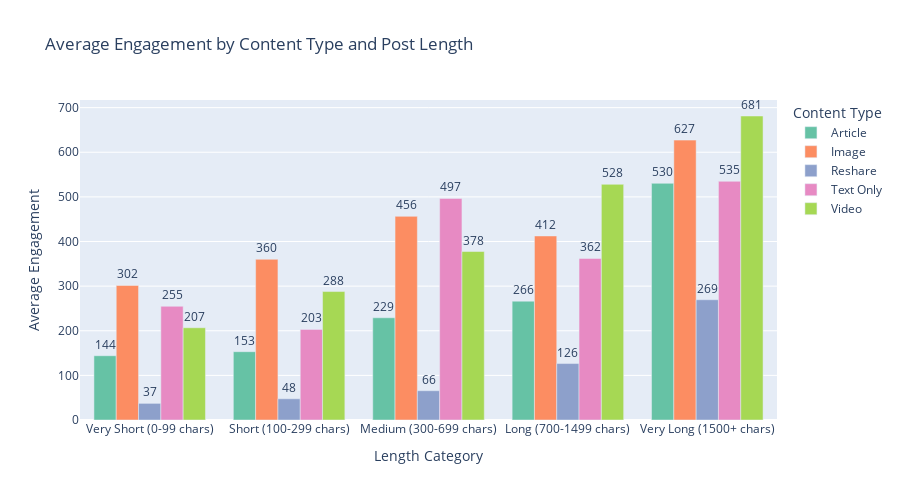

Notebook source saved alongside this figure:
### Markdown cell above
## 4.2 Content Type × Length Interaction

### Code cell
# Load interaction data
interaction_data = pd.read_csv('../output/tables/content_type_length_interaction.csv')

print("Optimal Length Varies by Content Type:")
print(interaction_data.to_string(index=False))

# Create grouped bar chart
# Define the correct order for length categories with character ranges
length_order = ['Very Short', 'Short', 'Medium', 'Long', 'Very Long']
length_labels = {
    'Very Short': 'Very Short\n(0-99 chars)',
    'Short': 'Short\n(100-299 chars)',
    'Medium': 'Medium\n(300-699 chars)',
    'Long': 'Long\n(700-1499 chars)',
    'Very Long': 'Very Long\n(1500+ chars)'
}

# Create the plot
fig = go.Figure()

# Get unique content types
content_types = interaction_data['primary_content_type'].unique()
colors = px.colors.qualitative.Set2

# Add a bar for each content type
for idx, content_type in enumerate(content_types):
    data_subset = interaction_data[interaction_data['primary_content_type'] == content_type]

    # Sort by length category in correct order
    data_subset['length_category'] = pd.Categorical(
        data_subset['length_category'],
        categories=length_order,
        ordered=True
    )
    data_subset = data_subset.sort_values('length_category')

    # Map category names to labels with ranges
    x_labels = [length_labels[cat] for cat in data_subset['length_category']]

    fig.add_trace(go.Bar(
        name=content_type,
        x=x_labels,
        y=data_subset['avg_engagement'],
        marker_color=colors[idx % len(colors)],
        text=data_subset['avg_engagement'],
        texttemplate='%{text:.0f}',
        textposition='outside'
    ))

fig.update_layout(
    title_text="Average Engagement by Content Type and Post Length",
    xaxis_title="Length Category",
    yaxis_title="Average Engagement",
    barmode='group',
    height=500,
    legend=dict(title="Content Type"),
    xaxis=dict(categoryorder='array', categoryarray=[length_labels[cat] for cat in length_order])
)

fig.show()
fig.write_html('../output/figures/content_type_length_interaction.html')

print("\nKey Takeaway: Different content types have different optimal lengths")
print("Match your post length to your content type for best results")

### Figure 1 — Plotly figure (JSON) as saved in the notebook; plotly's stock layout.template omitted (floating-point values rounded to 4 significant figures)
{"data": [{"marker": {"color": "rgb(102,194,165)"}, "name": "Article", "text": [144.1, 153.1, 229.1, 266.3, 530.5], "textposition": "outside", "texttemplate": "%{text:.0f}", "type": "bar", "x": ["Very Short\n(0-99 chars)", "Short\n(100-299 chars)", "Medium\n(300-699 chars)", "Long\n(700-1499 chars)", "Very Long\n(1500+ chars)"], "y": [144.1, 153.1, 229.1, 266.3, 530.5]}, {"marker": {"color": "rgb(252,141,98)"}, "name": "Image", "text": [301.6, 360.1, 456.4, 412.5, 627.2], "textposition": "outside", "texttemplate": "%{text:.0f}", "type": "bar", "x": ["Very Short\n(0-99 chars)", "Short\n(100-299 chars)", "Medium\n(300-699 chars)", "Long\n(700-1499 chars)", "Very Long\n(1500+ chars)"], "y": [301.6, 360.1, 456.4, 412.5, 627.2]}, {"marker": {"color": "rgb(141,160,203)"}, "name": "Reshare", "text": [37.26, 47.58, 65.63, 126.5, 269.5], "textposition": "outside", "texttemplate": "%{text:.0f}", "type": "bar", "x": ["Very Short\n(0-99 chars)", "Short\n(100-299 chars)", "Medium\n(300-699 chars)", "Long\n(700-1499 chars)", "Very Long\n(1500+ chars)"], "y": [37.26, 47.58, 65.63, 126.5, 269.5]}, {"marker": {"color": "rgb(231,138,195)"}, "name": "Text Only", "text": [254.8, 203.1, 496.5, 362.0, 534.9], "textposition": "outside", "texttemplate": "%{text:.0f}", "type": "bar", "x": ["Very Short\n(0-99 chars)", "Short\n(100-299 chars)", "Medium\n(300-699 chars)", "Long\n(700-1499 chars)", "Very Long\n(1500+ chars)"], "y": [254.8, 203.1, 496.5, 362.0, 534.9]}, {"marker": {"color": "rgb(166,216,84)"}, "name": "Video", "text": [206.7, 287.8, 377.6, 528.2, 681.3], "textposition": "outside", "texttemplate": "%{text:.0f}", "type": "bar", "x": ["Very Short\n(0-99 chars)", "Short\n(100-299 chars)", "Medium\n(300-699 chars)", "Long\n(700-1499 chars)", "Very Long\n(1500+ chars)"], "y": [206.7, 287.8, 377.6, 528.2, 681.3]}], "layout": {"barmode": "group", "height": 500, "legend": {"title": {"text": "Content Type"}}, "title": {"text": "Average Engagement by Content Type and Post Length"}, "xaxis": {"categoryarray": ["Very Short\n(0-99 chars)", "Short\n(100-299 chars)", "Medium\n(300-699 chars)", "Long\n(700-1499 chars)", "Very Long\n(1500+ chars)"], "categoryorder": "array", "title": {"text": "Length Category"}}, "yaxis": {"title": {"text": "Average Engagement"}}}}
